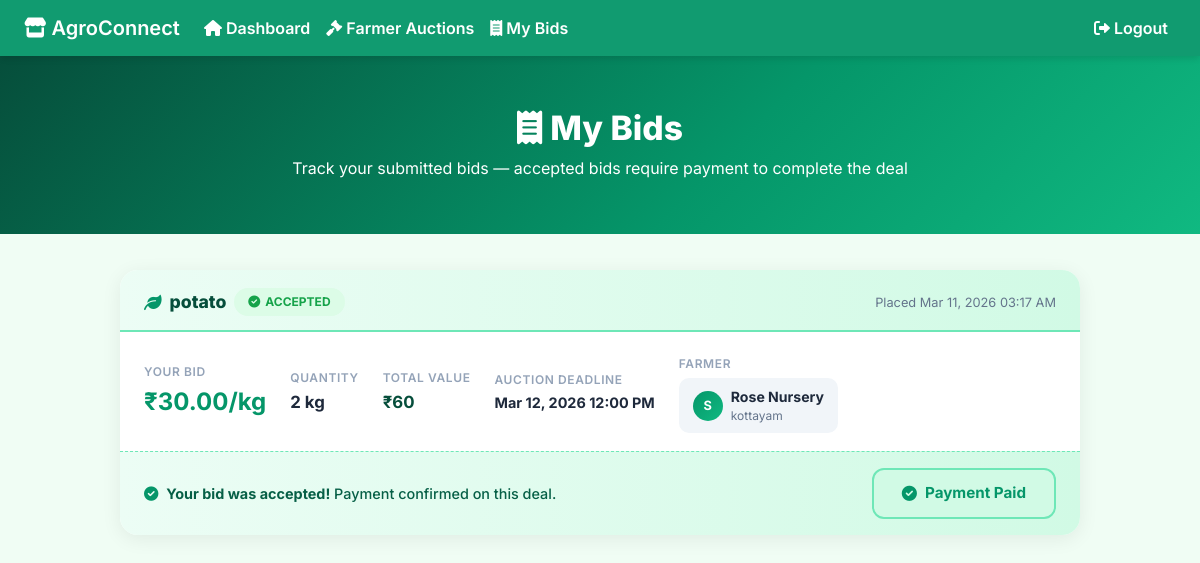
The page /supplier/my-bids/ (signed in) on the database its author committed.
### supplier/models.py (models this page shows, shortened)
class SupplierBid(models.Model):
    STATUS_PENDING = 'pending'
    STATUS_ACCEPTED = 'accepted'
    STATUS_REJECTED = 'rejected'
    STATUS_CHOICES = [
        (STATUS_PENDING, 'Pending'),
        (STATUS_ACCEPTED, 'Accepted'),
        (STATUS_REJECTED, 'Rejected'),
    ]
    PAYMENT_UNPAID = 'unpaid'
    PAYMENT_PAID = 'paid'
    PAYMENT_CHOICES = [
        (PAYMENT_UNPAID, 'Unpaid'),
        (PAYMENT_PAID, 'Paid'),
    ]
    listing = models.ForeignKey('farmer.MarketplaceListing', on_delete=models.CASCADE, related_name='bids')
    supplier = models.ForeignKey(SupplierProfile, on_delete=models.CASCADE, related_name='bids_placed')
    bid_amount = models.DecimalField(max_digits=10, decimal_places=2, help_text='Offered price per unit (₹)')
    message = models.TextField(blank=True, help_text='Optional message to the farmer')
    status = models.CharField(max_length=10, choices=STATUS_CHOICES, default=STATUS_PENDING)
    payment_status = models.CharField(max_length=10, choices=PAYMENT_CHOICES, default=PAYMENT_UNPAID)
    created_at = models.DateTimeField(auto_now_add=True)
    class Meta:
        unique_together = ['listing', 'supplier']
        ordering = ['-bid_amount']

### farmer/models.py (models this page shows, shortened)
class MarketplaceListing(models.Model):
	STATUS_OPEN = 'open'
	STATUS_CLOSED = 'closed'
	STATUS_SOLD = 'sold'
	STATUS_CHOICES = [
		(STATUS_OPEN, 'Open for Bids'),
		(STATUS_CLOSED, 'Closed'),
		(STATUS_SOLD, 'Sold'),
	]
	farmer = models.ForeignKey(FarmerProfile, on_delete=models.CASCADE, related_name='marketplace_listings')
	product = models.ForeignKey(Product, on_delete=models.CASCADE, related_name='listings')
	min_price = models.DecimalField(max_digits=10, decimal_places=2, help_text='Minimum bid price per unit (₹)')
	quantity = models.PositiveIntegerField(help_text='Quantity available for this listing')
	unit = models.CharField(max_length=30, default='kg', help_text='e.g. kg, bags, tons')
	description = models.TextField(blank=True, help_text='Additional details about this listing')
	deadline = models.DateTimeField(help_text='Auction deadline')
	status = models.CharField(max_length=10, choices=STATUS_CHOICES, default=STATUS_OPEN)
	created_at = models.DateTimeField(auto_now_add=True)

class Product(models.Model):
	farmer = models.ForeignKey(FarmerProfile, on_delete=models.CASCADE, related_name="products")
	supplier = models.ForeignKey('supplier.SupplierProfile', on_delete=models.SET_NULL, null=True, blank=True, related_name="supplied_products")
	name = models.CharField(max_length=120)
	description = models.TextField(blank=True)
	price = models.DecimalField(max_digits=10, decimal_places=2)
	quantity = models.PositiveIntegerField(default=0)
	created_at = models.DateTimeField(auto_now_add=True)

class FarmerProfile(models.Model):
	user = models.OneToOneField(settings.AUTH_USER_MODEL, on_delete=models.CASCADE, related_name="farmer_profile")
	farm_name = models.CharField(max_length=120, blank=True)
	location = models.CharField(max_length=120, blank=True)
	created_at = models.DateTimeField(auto_now_add=True)

### accounts/models.py (models this page shows)
class User(AbstractUser):
    ROLE_CHOICES = (
        ('farmer', 'Farmer'),
        ('consumer', 'Consumer'),
        ('expert', 'Expert'),
        ('supplier', 'Supplier'),
        ('admin', 'Admin'),
    )
    role = models.CharField(max_length=20, choices=ROLE_CHOICES, default='consumer')

### supplier/views.py (the view, shortened to what this page needs)
# urls.py: path("supplier/my-bids/", views.supplier_my_bids, name="my_bids"),
@login_required
def supplier_my_bids(request):
    from .models import SupplierBid
    try:
        supplier = request.user.supplier_profile
    except AttributeError:
        messages.error(request, "Please login as a supplier.")
        return redirect("farmer:login")
    bids = (
        SupplierBid.objects
        .filter(supplier=supplier)
        .select_related('listing__farmer__user', 'listing__product')
        .order_by('-created_at')
    )
    context = {
        "supplier": supplier,
        "bids": bids,
    }
    return render(request, "supplier/my_bids.html", context)

### template/supplier/my_bids.html (shortened to what this page needs)
<!DOCTYPE html>
<html lang="en">
<head>
    <link href="https://cdn.jsdelivr.net/npm/bootstrap@5.1.3/dist/css/bootstrap.min.css" rel="stylesheet">
    <link rel="stylesheet" href="https://cdnjs.cloudflare.com/ajax/libs/font-awesome/6.0.0/css/all.min.css">
</head>
<body>
    <nav class="navbar navbar-expand-lg navbar-dark sticky-top">
        <div class="container-fluid px-4">
            <a class="navbar-brand" href="/supplier/dashboard/"><i class="fas fa-store"></i> AgroConnect</a>
            <div class="collapse navbar-collapse" id="navbarNav">
                <ul class="navbar-nav me-auto">
                    <li class="nav-item"><a class="nav-link" href="/supplier/dashboard/"><i class="fas fa-home"></i>
                            Dashboard</a></li>
                    <li class="nav-item"><a class="nav-link" href="{% url 'supplier:farmer_marketplace' %}"><i
                                class="fas fa-gavel"></i> Farmer Auctions</a></li>
                    <li class="nav-item"><a class="nav-link active" href="{% url 'supplier:my_bids' %}"><i
                                class="fas fa-receipt"></i> My Bids</a></li>
                </ul>
                <ul class="navbar-nav">
                    <li class="nav-item"><a class="nav-link" href="/logout/"><i class="fas fa-sign-out-alt"></i>
                            Logout</a></li>
                </ul>
            </div>
        </div>
    </nav>
    <div class="page-hero">
        <h1><i class="fas fa-receipt me-2"></i>My Bids</h1>
        <p>Track your submitted bids — accepted bids require payment to complete the deal</p>
    </div>
    <div class="container-main">
        {% if bids %}
        {% for bid in bids %}
        <div class="bid-card">
            <div class="bid-card-header {{ bid.status }}">
                <div class="product-name">
                    <i class="fas fa-leaf" style="color:#059669;"></i>
                    {{ bid.listing.product.name }}
                    <span class="status-badge badge-{{ bid.status }}">
                        <i
                            class="fas {% if bid.status == 'accepted' %}fa-check-circle{% elif bid.status == 'pending' %}fa-clock{% else %}fa-times-circle{% endif %}"></i>
                        {{ bid.get_status_display }}
                    </span>
                </div>
                <div style="font-size:.8rem; color:#64748b;">Placed {{ bid.created_at|date:"M d, Y h:i A" }}</div>
            </div>
            <div class="bid-details">
                <div class="detail-block">
                    <span class="detail-label">Your Bid</span>
                    <span class="detail-value big">₹{{ bid.bid_amount }}/{{ bid.listing.unit }}</span>
                </div>
                <div class="detail-block">
                    <span class="detail-label">Quantity</span>
                    <span class="detail-value">{{ bid.listing.quantity }} {{ bid.listing.unit }}</span>
                </div>
                <div class="detail-block">
                    <span class="detail-label">Total Value</span>
                    <span class="detail-value" style="color:#064e3b;">
                        ₹{% widthratio bid.bid_amount 1 bid.listing.quantity %}</span>
                </div>
                <div class="detail-block">
                    <span class="detail-label">Auction Deadline</span>
                    <span class="detail-value" style="font-size:.9rem;">
                        {{ bid.listing.deadline|date:"M d, Y h:i A"}}</span>
                </div>
                <div>
                    <span class="detail-label">Farmer</span>
                    <div class="farmer-chip mt-1">
                        <div class="farmer-chip-avatar">{{ bid.listing.farmer.user.username|first|upper }}</div>
                        <div>
                            <div style="font-weight:700; color:#1e293b; font-size:.88rem;">
                                {{bid.listing.farmer.farm_name|default:bid.listing.farmer.user.username }}</div>
                            <div style="font-size:.75rem; color:#64748b;">{{ bid.listing.farmer.location|default:"—" }}
                            </div>
                        </div>
                    </div>
                </div>
            </div>
            {% if bid.status == 'accepted' %}
            <div class="payment-section">
                <div class="payment-info">
                    <i class="fas fa-check-circle me-1" style="color:#059669;"></i>
                    <strong>Your bid was accepted!</strong>
                    {% if bid.payment_status == 'paid' %}
                    Payment confirmed on this deal.
                    {% else %}
                    Complete the payment to finalize this deal with the farmer.
                    {% endif %}
                </div>
                {% if bid.payment_status == 'unpaid' %}
                <form method="post">
                    {% csrf_token %}
                    <input type="hidden" name="bid_id" value="{{ bid.id }}">
                    <button type="submit" class="btn-pay"
                        onclick="return confirm('Confirm payment for ₹{% widthratio bid.bid_amount 1 bid.listing.quantity %} for {{ bid.listing.quantity }} {{ bid.listing.unit }} of {{ bid.listing.product.name }}?')">
                        <i class="fas fa-credit-card"></i>
                        Pay Now — ₹{% widthratio bid.bid_amount 1 bid.listing.quantity %}
                    </button>
                </form>
                {% else %}
                <div class="btn-paid">
                    <i class="fas fa-check-circle" style="color:#059669;"></i> Payment Paid
                </div>
                {% endif %}
            </div>
            {% endif %}
        </div>
        {% endfor %}
        {% endif %}
    </div>
</body>
</html>

### template/supplier/my_bids.html (style rules this page uses)
body { font-family: 'Inter', sans-serif; background: #f0fdf4; color: #0f172a; margin: 0; }
.navbar { background: rgba(5, 150, 105, 0.95); backdrop-filter: blur(10px); box-shadow: 0 4px 6px -1px rgba(0, 0, 0, .1); }
.navbar-brand, .nav-link { color: #fff !important; font-weight: 600; }
.page-hero { background: linear-gradient(135deg, #064e3b 0%, #059669 60%, #10b981 100%); padding: 52px 0 38px; color: #fff; text-align: center; }
.page-hero h1 { font-size: 2.1rem; font-weight: 800; margin-bottom: 8px; }
.container-main { max-width: 1000px; margin: 36px auto; padding: 0 20px; }
.bid-card { background: #fff; border-radius: 18px; box-shadow: 0 4px 20px rgba(0, 0, 0, .07); margin-bottom: 22px; overflow: hidden; transition: transform .2s, box-shadow .2s; }
.bid-card-header { padding: 18px 24px 14px; display: flex; align-items: center; justify-content: space-between; flex-wrap: wrap; gap: 10px; }
.bid-card-header.accepted { background: linear-gradient(90deg, #ecfdf5, #d1fae5); border-bottom: 2px solid #6ee7b7; }
.product-name { font-size: 1.1rem; font-weight: 800; color: #064e3b; display: flex; align-items: center; gap: 8px; flex-wrap: wrap; }
.status-badge { display: inline-flex; align-items: center; gap: 5px; padding: 5px 14px; border-radius: 999px; font-size: .75rem; font-weight: 700; text-transform: uppercase; }
.badge-accepted { background: #dcfce7; color: #16a34a; }
.bid-details { padding: 18px 24px; display: flex; gap: 24px; flex-wrap: wrap; align-items: center; }
.detail-block { display: flex; flex-direction: column; }
.detail-label { font-size: .75rem; font-weight: 600; text-transform: uppercase; letter-spacing: .05em; color: #94a3b8; margin-bottom: 3px; }
.detail-value { font-size: 1.05rem; font-weight: 700; color: #1e293b; }
.detail-value.big { font-size: 1.5rem; color: #059669; }
.farmer-chip { display: flex; align-items: center; gap: 8px; padding: 8px 14px; background: #f1f5f9; border-radius: 10px; font-size: .88rem; }
.farmer-chip-avatar { width: 30px; height: 30px; background: linear-gradient(135deg, #059669, #10b981); border-radius: 50%; display: flex; align-items: center; justify-content: center; color: #fff; font-weight: 700; font-size: .8rem; flex-shrink: 0; }
.payment-section { padding: 16px 24px; background: linear-gradient(90deg, #ecfdf5, #d1fae5); border-top: 1.5px dashed #6ee7b7; display: flex; align-items: center; justify-content: space-between; flex-wrap: wrap; gap: 12px; }
.payment-info { font-size: .9rem; color: #065f46; font-weight: 500; }
.btn-pay:disabled, .btn-paid { background: #d1fae5; color: #059669; border: 2px solid #6ee7b7; pointer-events: none; font-weight: 700; padding: 12px 28px; border-radius: 12px; font-size: .95rem; display: flex; align-items: center; gap: 8px; }

### rows shown on the page
SupplierBid: listing.product.name "potato", status "ACCEPTED", created_at "Mar 11, 2026 03:17 AM", bid_amount "30.00", listing.unit "kg", listing.quantity "2", bid_amount+listing "60", listing.deadline "Mar 12, 2026 12:00 PM", listing.farmer.user.username|first "S", listing.farmer.farm_name "Rose Nursery", listing.farmer.location "kottayam", shows "Your bid was accepted!", payment_status "Payment confirmed on this deal."
